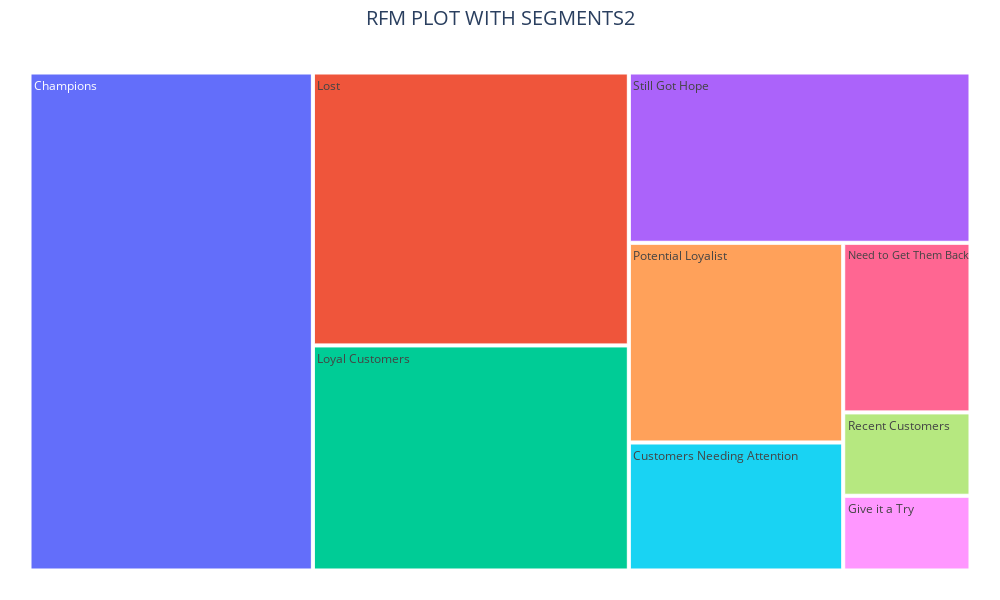

The code cell stored with this chart in its notebook:
### Code cell
# PLOTLY TREEMAP

fig = px.treemap(df_plot2,
                 path=[df_plot2.Segments], 
                 values='Customers', 
                 width=1000, 
                 height=600)
fig.update_layout(title="RFM PLOT WITH SEGMENTS2",
                  title_x = 0.5, title_font = dict(size=20),
                 )
fig.update_layout(margin = dict(t=50, l=25, r=25, b=25))
fig.show()

### Figure 1 — Plotly figure (JSON) as saved in the notebook; plotly's stock layout.template omitted (floating-point values rounded to 4 significant figures)
{"data": [{"branchvalues": "total", "domain": {"x": [0, 1], "y": [0, 1]}, "hovertemplate": "labels=%{label}<br>Customers=%{value}<br>parent=%{parent}<br>id=%{id}<extra></extra>", "ids": ["Champions", "Customers Needing Attention", "Give it a Try", "Lost", "Loyal Customers", "Need to Get Them Back", "Potential Loyalist", "Recent Customers", "Still Got Hope"], "labels": ["Champions", "Customers Needing Attention", "Give it a Try", "Lost", "Loyal Customers", "Need to Get Them Back", "Potential Loyalist", "Recent Customers", "Still Got Hope"], "name": "", "parents": ["", "", "", "", "", "", "", "", ""], "type": "treemap", "values": [1157, 225, 78, 707, 583, 177, 351, 87, 477]}], "layout": {"height": 600, "legend": {"tracegroupgap": 0}, "margin": {"b": 25, "l": 25, "r": 25, "t": 50}, "title": {"font": {"size": 20}, "text": "RFM PLOT WITH SEGMENTS2", "x": 0.5}, "width": 1000}}
